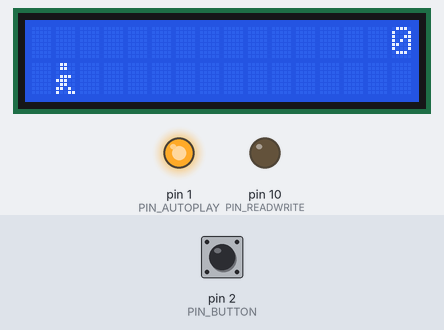
The sketch below on a simulated Arduino Uno, built with avr-gcc and run on an emulated ATmega328P. On the bench: 16×2 character LCD, output pins drawn as LEDs (lit = HIGH). Inputs (shaded band) come from the test bench; at power-on: pin 2 (PIN_BUTTON) HIGH. Random numbers use the default seed unless the sketch sets one.

Above: at 1.2 s.
1.3 s: pin 2 (PIN_BUTTON) pulled LOW for 0.15 s
At 1.51 s:
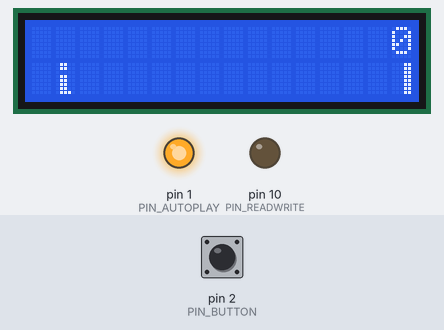
2.0 s: pin 2 (PIN_BUTTON) pulled LOW for 1 s
At 2.14 s:
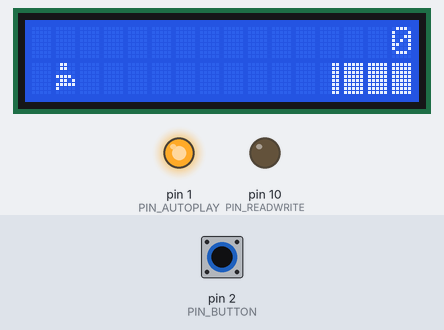
3.6 s: pin 2 (PIN_BUTTON) pulled LOW for 0.15 s
At 3.71 s:
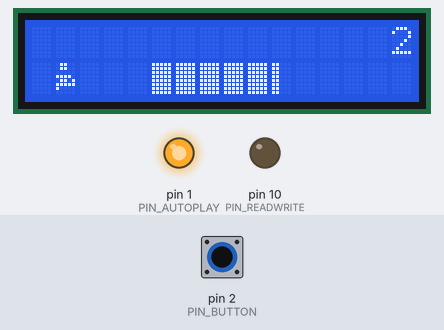
4.3 s: pin 2 (PIN_BUTTON) pulsed LOW 2 times (0.12 s each, 0.3 s apart)
At 4.91 s:
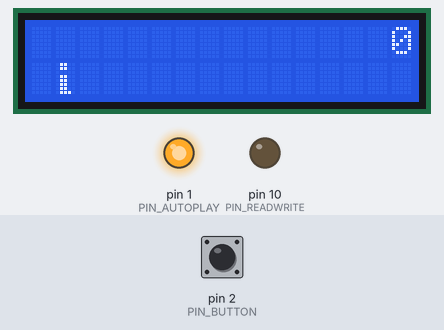
6.5 s: pin 2 (PIN_BUTTON) pulled LOW for 3.2 s
At 6.59 s:
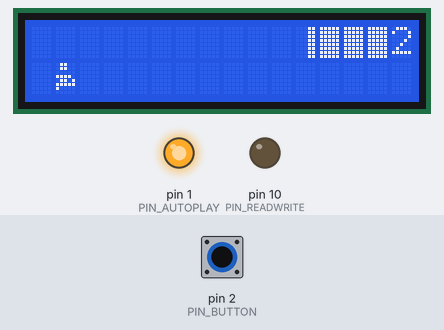
10.3 s: pin 2 (PIN_BUTTON) pulled LOW for 0.15 s
At 11.22 s:
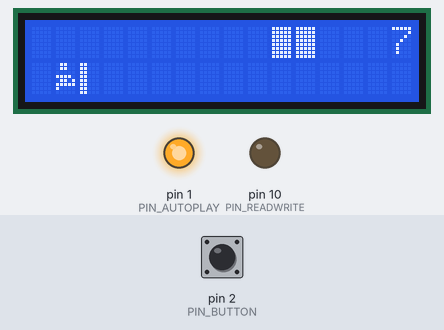
Timing chart, 0 to 12.0 s (numbered marks = the images above; inputs shaded):
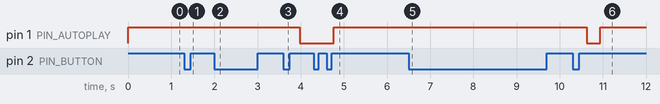

Measured:
- after the input at 4.3 s, pin 1 (PIN_AUTOPLAY): LOW → HIGH after 0.46 s

The sketch:

Jogo_Personagem__no_visor_LCD_.ino
```cpp
/*
Jogo de pular obstacúlos com um personagem.
O jogo começa quando o botão for pressionado.
Quando o jogo iniciar, pressione o botão para desviar dos obstáculos, a cada segundo é contabilizado um ponto.
 */

#include <LiquidCrystal.h>

#define PIN_BUTTON 2
#define PIN_AUTOPLAY 1
#define PIN_READWRITE 10
#define PIN_CONTRAST 12

#define SPRITE_RUN1 1
#define SPRITE_RUN2 2
#define SPRITE_JUMP 3
#define SPRITE_JUMP_UPPER '.'         // Usar  '.' para fazer a cabeça
#define SPRITE_JUMP_LOWER 4
#define SPRITE_TERRAIN_EMPTY ' '      // Usar ' ' como caracter
#define SPRITE_TERRAIN_SOLID 5
#define SPRITE_TERRAIN_SOLID_RIGHT 6
#define SPRITE_TERRAIN_SOLID_LEFT 7

#define HERO_HORIZONTAL_POSITION 1    // Tela na horizontal

#define TERRAIN_WIDTH 16
#define TERRAIN_EMPTY 0
#define TERRAIN_LOWER_BLOCK 1
#define TERRAIN_UPPER_BLOCK 2

#define HERO_POSITION_OFF 0          // Personagem invisível
#define HERO_POSITION_RUN_LOWER_1 1  // Correndo devafar (sprite 1)
#define HERO_POSITION_RUN_LOWER_2 2  //                  (sprite 2)

#define HERO_POSITION_JUMP_1 3       // Inicio Pulo
#define HERO_POSITION_JUMP_2 4       // Metade Pulo
#define HERO_POSITION_JUMP_3 5       // Salto na linha de cima
#define HERO_POSITION_JUMP_4 6       // Salto na linha de cima
#define HERO_POSITION_JUMP_5 7       // Salto na linha de cima
#define HERO_POSITION_JUMP_6 8       // Salto na linha de cima
#define HERO_POSITION_JUMP_7 9       // Descendo Pulo
#define HERO_POSITION_JUMP_8 10      // Chão novamente

#define HERO_POSITION_RUN_UPPER_1 11 // Personagem correndo na linha de cima (sprite 1)
#define HERO_POSITION_RUN_UPPER_2 12 //                                      (sprite 2)

LiquidCrystal lcd(11, 9, 6, 5, 4, 3);
static char terrainUpper[TERRAIN_WIDTH + 1];
static char terrainLower[TERRAIN_WIDTH + 1];
static bool buttonPushed = false;

void initializeGraphics(){
  static byte graphics[] = {
    // Posição 1 corrida
    B01100,
    B01100,
    B00000,
    B01110,
    B11100,
    B01100,
    B11010,
    B10011,
    // Posição 2
    B01100,
    B01100,
    B00000,
    B01100,
    B01100,
    B01100,
    B01100,
    B01110,
    // Pulo
    B01100,
    B01100,
    B00000,
    B11110,
    B01101,
    B11111,
    B10000,
    B00000,
    // Descendo pulo
    B11110,
    B01101,
    B11111,
    B10000,
    B00000,
    B00000,
    B00000,
    B00000,
    // Chão
    B11111,
    B11111,
    B11111,
    B11111,
    B11111,
    B11111,
    B11111,
    B11111,
    // Chão cima (obstáculo)
    B00011,
    B00011,
    B00011,
    B00011,
    B00011,
    B00011,
    B00011,
    B00011,
    // Chão baixo (normal)
    B11000,
    B11000,
    B11000,
    B11000,
    B11000,
    B11000,
    B11000,
    B11000,
  };
  int i;
  // Pule usando o caractere 0, isso permite que lcd.print () seja usado para
  // desenhar rapidamente vários personagens
  for (i = 0; i < 7; ++i) {
	  lcd.createChar(i + 1, &graphics[i * 8]);
  }
  for (i = 0; i < TERRAIN_WIDTH; ++i) {
    terrainUpper[i] = SPRITE_TERRAIN_EMPTY;
    terrainLower[i] = SPRITE_TERRAIN_EMPTY;
  }
}

// Deslizando o terreno para a esquerda em incrementos de meio caractere

void advanceTerrain(char* terrain, byte newTerrain){
  for (int i = 0; i < TERRAIN_WIDTH; ++i) {
    char current = terrain[i];
    char next = (i == TERRAIN_WIDTH-1) ? newTerrain : terrain[i+1];
    switch (current){
      case SPRITE_TERRAIN_EMPTY:
        terrain[i] = (next == SPRITE_TERRAIN_SOLID) ? SPRITE_TERRAIN_SOLID_RIGHT : SPRITE_TERRAIN_EMPTY;
        break;
      case SPRITE_TERRAIN_SOLID:
        terrain[i] = (next == SPRITE_TERRAIN_EMPTY) ? SPRITE_TERRAIN_SOLID_LEFT : SPRITE_TERRAIN_SOLID;
        break;
      case SPRITE_TERRAIN_SOLID_RIGHT:
        terrain[i] = SPRITE_TERRAIN_SOLID;
        break;
      case SPRITE_TERRAIN_SOLID_LEFT:
        terrain[i] = SPRITE_TERRAIN_EMPTY;
        break;
    }
  }
}

bool drawHero(byte position, char* terrainUpper, char* terrainLower, unsigned int score) {
  bool collide = false;
  char upperSave = terrainUpper[HERO_HORIZONTAL_POSITION];
  char lowerSave = terrainLower[HERO_HORIZONTAL_POSITION];
  byte upper, lower;
  switch (position) {
    case HERO_POSITION_OFF:
      upper = lower = SPRITE_TERRAIN_EMPTY;
      break;
    case HERO_POSITION_RUN_LOWER_1:
      upper = SPRITE_TERRAIN_EMPTY;
      lower = SPRITE_RUN1;
      break;
    case HERO_POSITION_RUN_LOWER_2:
      upper = SPRITE_TERRAIN_EMPTY;
      lower = SPRITE_RUN2;
      break;
    case HERO_POSITION_JUMP_1:
    case HERO_POSITION_JUMP_8:
      upper = SPRITE_TERRAIN_EMPTY;
      lower = SPRITE_JUMP;
      break;
    case HERO_POSITION_JUMP_2:
    case HERO_POSITION_JUMP_7:
      upper = SPRITE_JUMP_UPPER;
      lower = SPRITE_JUMP_LOWER;
      break;
    case HERO_POSITION_JUMP_3:
    case HERO_POSITION_JUMP_4:
    case HERO_POSITION_JUMP_5:
    case HERO_POSITION_JUMP_6:
      upper = SPRITE_JUMP;
      lower = SPRITE_TERRAIN_EMPTY;
      break;
    case HERO_POSITION_RUN_UPPER_1:
      upper = SPRITE_RUN1;
      lower = SPRITE_TERRAIN_EMPTY;
      break;
    case HERO_POSITION_RUN_UPPER_2:
      upper = SPRITE_RUN2;
      lower = SPRITE_TERRAIN_EMPTY;
      break;
  }
  if (upper != ' ') {
    terrainUpper[HERO_HORIZONTAL_POSITION] = upper;
    collide = (upperSave == SPRITE_TERRAIN_EMPTY) ? false : true;
  }
  if (lower != ' ') {
    terrainLower[HERO_HORIZONTAL_POSITION] = lower;
    collide |= (lowerSave == SPRITE_TERRAIN_EMPTY) ? false : true;
  }

  byte digits = (score > 9999) ? 5 : (score > 999) ? 4 : (score > 99) ? 3 : (score > 9) ? 2 : 1;

  // Desenhe a cena
  terrainUpper[TERRAIN_WIDTH] = '\0';
  terrainLower[TERRAIN_WIDTH] = '\0';
  char temp = terrainUpper[16-digits];
  terrainUpper[16-digits] = '\0';
  lcd.setCursor(0,0);
  lcd.print(terrainUpper);
  terrainUpper[16-digits] = temp;
  lcd.setCursor(0,1);
  lcd.print(terrainLower);

  lcd.setCursor(16 - digits,0);
  lcd.print(score);

  terrainUpper[HERO_HORIZONTAL_POSITION] = upperSave;
  terrainLower[HERO_HORIZONTAL_POSITION] = lowerSave;
  return collide;
}

// Botão = interrupção
void buttonPush() {
  buttonPushed = true;
}

void setup(){
  pinMode(PIN_READWRITE, OUTPUT);
  digitalWrite(PIN_READWRITE, LOW);
  pinMode(PIN_CONTRAST, OUTPUT);
  digitalWrite(PIN_CONTRAST, LOW);
  pinMode(PIN_BUTTON, INPUT);
  digitalWrite(PIN_BUTTON, HIGH);
  pinMode(PIN_AUTOPLAY, OUTPUT);
  digitalWrite(PIN_AUTOPLAY, HIGH);

  // Digital pin 2 maps to interrupt 0
  attachInterrupt(0/*PIN_BUTTON*/, buttonPush, FALLING);

  initializeGraphics();

  lcd.begin(16, 2);
}

void loop(){
  static byte heroPos = HERO_POSITION_RUN_LOWER_1;
  static byte newTerrainType = TERRAIN_EMPTY;
  static byte newTerrainDuration = 1;
  static bool playing = false;
  static bool blink = false;
  static unsigned int distance = 0;

  if (!playing) {
    drawHero((blink) ? HERO_POSITION_OFF : heroPos, terrainUpper, terrainLower, distance >> 3);
    if (blink) {
      lcd.setCursor(0,0);
      lcd.print("Press Start");
    }
    delay(250);
    blink = !blink;
    if (buttonPushed) {
      initializeGraphics();
      heroPos = HERO_POSITION_RUN_LOWER_1;
      playing = true;
      buttonPushed = false;
      distance = 0;
    }
    return;
  }

  // Mude o terreno para a esquerda
  advanceTerrain(terrainLower, newTerrainType == TERRAIN_LOWER_BLOCK ? SPRITE_TERRAIN_SOLID : SPRITE_TERRAIN_EMPTY);
  advanceTerrain(terrainUpper, newTerrainType == TERRAIN_UPPER_BLOCK ? SPRITE_TERRAIN_SOLID : SPRITE_TERRAIN_EMPTY);

  // Faça um novo terreno à direita
  if (--newTerrainDuration == 0) {
    if (newTerrainType == TERRAIN_EMPTY) {
      newTerrainType = (random(3) == 0) ? TERRAIN_UPPER_BLOCK : TERRAIN_LOWER_BLOCK;
      newTerrainDuration = 2 + random(10);
    } else {
      newTerrainType = TERRAIN_EMPTY;
      newTerrainDuration = 10 + random(10);
    }
  }

  if (buttonPushed) {
    if (heroPos <= HERO_POSITION_RUN_LOWER_2) heroPos = HERO_POSITION_JUMP_1;
    buttonPushed = false;
  }

  if (drawHero(heroPos, terrainUpper, terrainLower, distance >> 3)) {
    playing = false; // Personagem colidindo com algo (GAME OVER)
  } else {
    if (heroPos == HERO_POSITION_RUN_LOWER_2 || heroPos == HERO_POSITION_JUMP_8) {
      heroPos = HERO_POSITION_RUN_LOWER_1;
    } else if ((heroPos >= HERO_POSITION_JUMP_3 && heroPos <= HERO_POSITION_JUMP_5) && terrainLower[HERO_HORIZONTAL_POSITION] != SPRITE_TERRAIN_EMPTY) {
      heroPos = HERO_POSITION_RUN_UPPER_1;
    } else if (heroPos >= HERO_POSITION_RUN_UPPER_1 && terrainLower[HERO_HORIZONTAL_POSITION] == SPRITE_TERRAIN_EMPTY) {
      heroPos = HERO_POSITION_JUMP_5;
    } else if (heroPos == HERO_POSITION_RUN_UPPER_2) {
      heroPos = HERO_POSITION_RUN_UPPER_1;
    } else {
      ++heroPos;
    }
    ++distance;

    digitalWrite(PIN_AUTOPLAY, terrainLower[HERO_HORIZONTAL_POSITION + 2] == SPRITE_TERRAIN_EMPTY ? HIGH : LOW);
  }
  delay(100);
}
```
